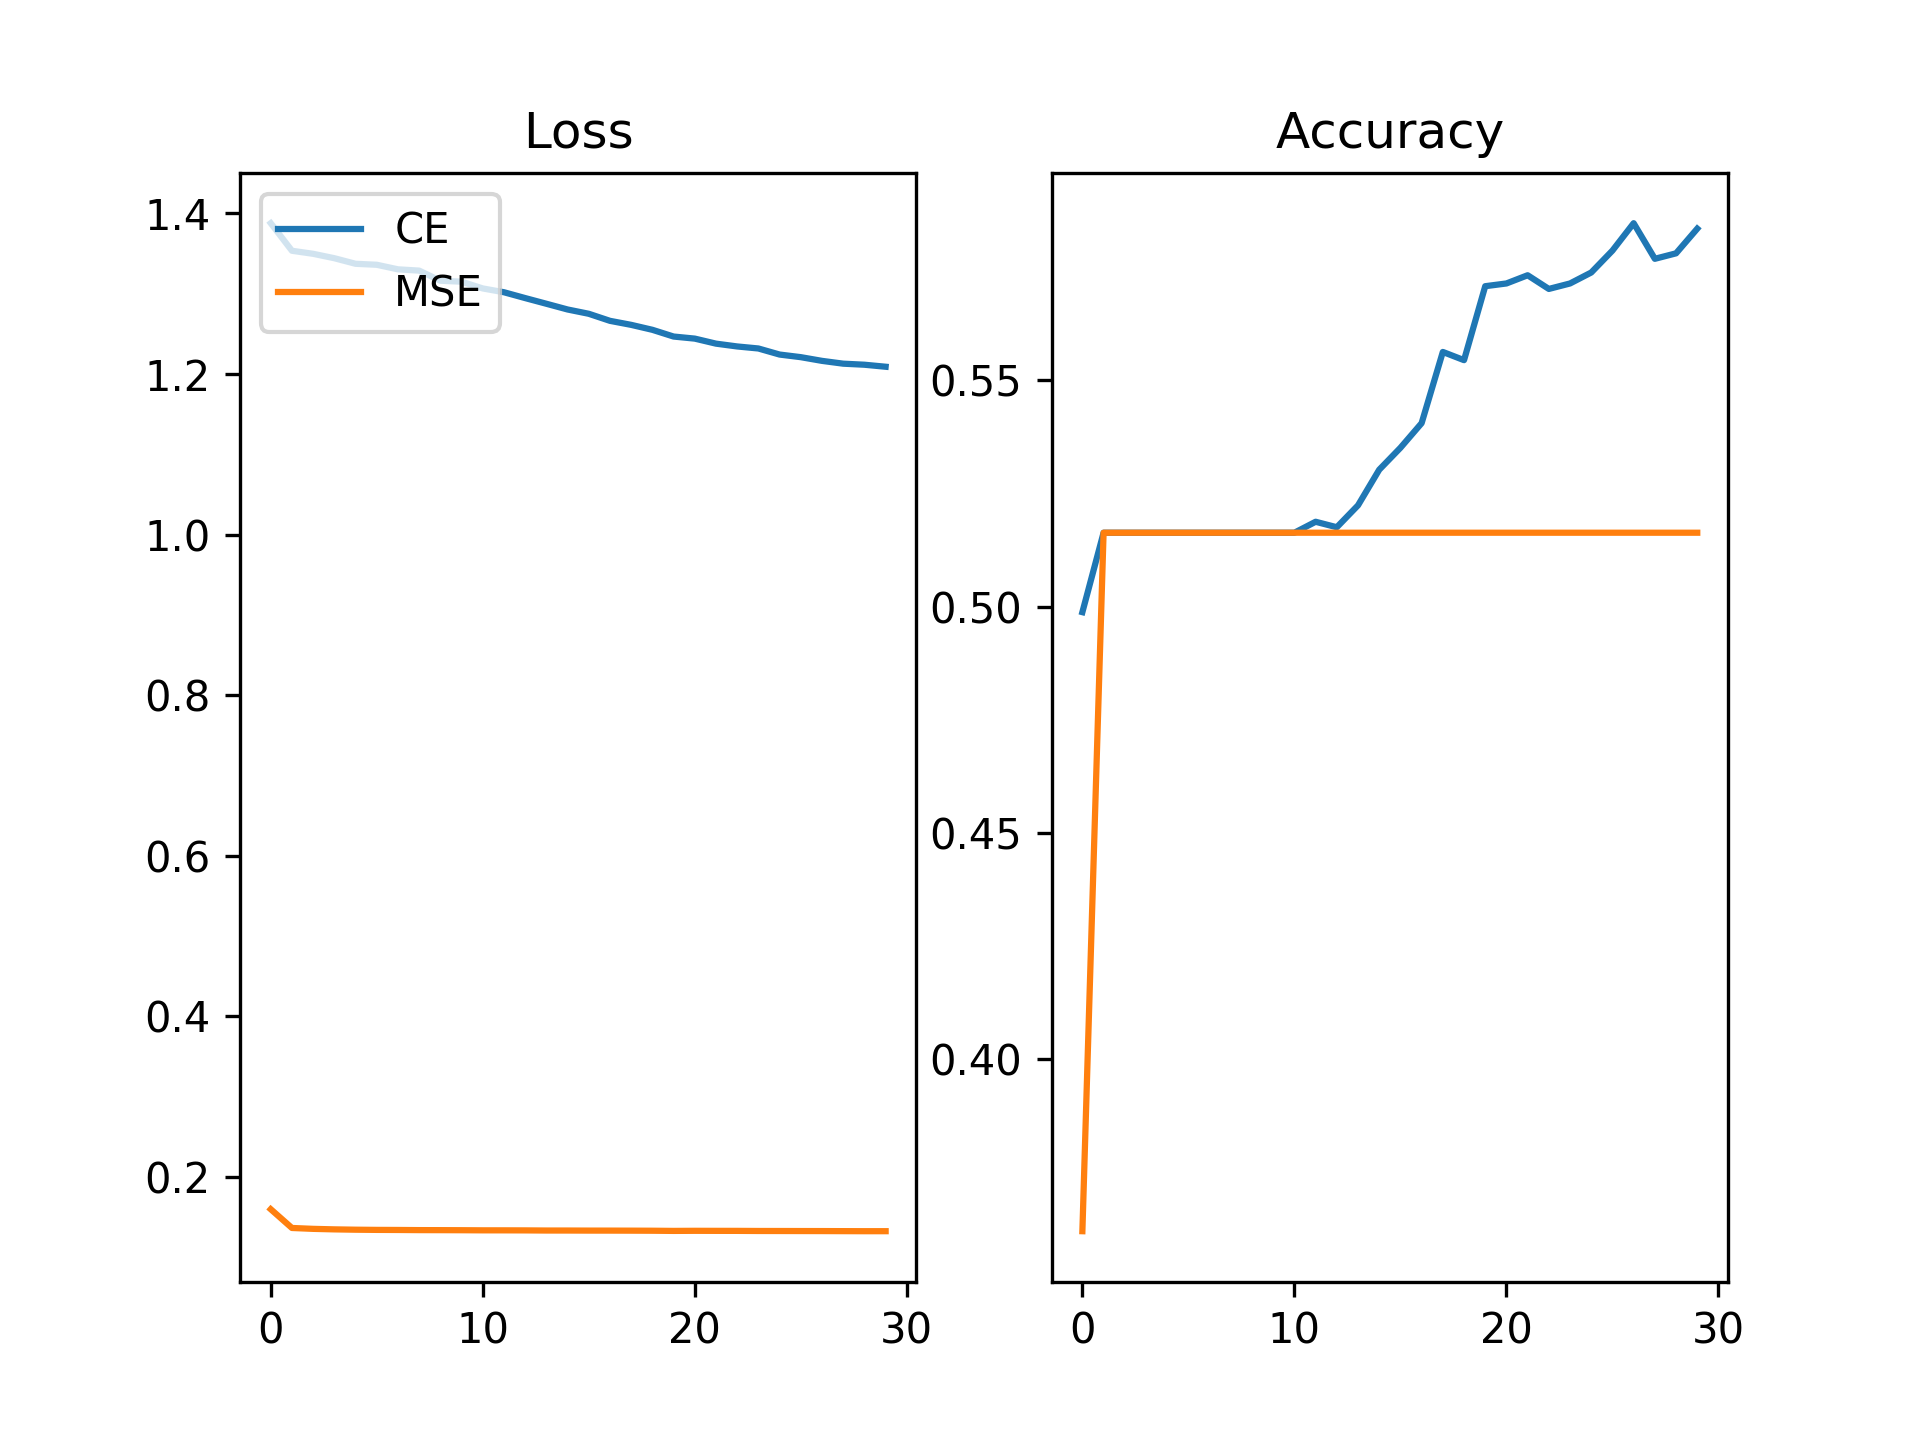

The script that saved this image:
#coding=utf-8
''' Import theano and numpy '''
import theano
import numpy as np
execfile('00_readingInput.py')
# python3
# exec(open('00_readingInput.py').read())

''' Import keras to build a DL model '''
from keras.models import Sequential
from keras.layers.core import Dense, Dropout, Activation

# print 'Building a model whose loss function is categorical_crossentropy'
''' For categorical_crossentropy '''
model_ce = Sequential()
model_ce.add(Dense(128, input_dim=200))
model_ce.add(Activation('sigmoid'))
model_ce.add(Dense(256))
model_ce.add(Activation('sigmoid'))
model_ce.add(Dense(5))
model_ce.add(Activation('softmax'))

# print 'Building a model whose loss function is mean_squared_error'
''' For mean_squared_error '''
model_mse = Sequential()
model_mse.add(Dense(128, input_dim=200))
model_mse.add(Activation('sigmoid'))
model_mse.add(Dense(256))
model_mse.add(Activation('sigmoid'))
model_mse.add(Dense(5))
model_mse.add(Activation('softmax'))

''' Set up the optimizer '''
from keras.optimizers import SGD, Adam, RMSprop, Adagrad
sgd = SGD(lr=0.01,momentum=0.0,decay=0.0,nesterov=False)

''' Compile model with specified loss and optimizer '''
model_ce.compile(loss='categorical_crossentropy',
				optimizer=sgd,
				metrics=['accuracy'])

model_mse.compile(loss= 'mean_squared_error',
              optimizer=sgd,
              metrics=['accuracy'])

''' set the size of mini-batch and number of epochs'''
batch_size = 16
nb_epoch = 30

'''Fit models and use validation_split=0.1 '''
history_ce = model_ce.fit(X_train, Y_train,
							batch_size=batch_size,
							nb_epoch=nb_epoch,
							verbose=0,
							shuffle=True,
                    		validation_split=0.1)

history_mse = model_mse.fit(X_train, Y_train,
							batch_size=batch_size,
							nb_epoch=nb_epoch,
							verbose=0,
							shuffle=True,
                    		validation_split=0.1)

'''Access the loss and accuracy in every epoch'''
loss_ce	= history_ce.history.get('loss')
acc_ce 	= history_ce.history.get('acc')
loss_mse= history_mse.history.get('loss')
acc_mse = history_mse.history.get('acc')

''' Visualize the loss and accuracy of both models'''
import matplotlib.pyplot as plt
plt.figure(0)
plt.subplot(121)
plt.plot(range(len(loss_ce)), loss_ce,label='CE')
plt.plot(range(len(loss_mse)), loss_mse,label='MSE')
plt.title('Loss')
plt.legend(loc='upper left')
plt.subplot(122)
plt.plot(range(len(acc_ce)), acc_ce,label='CE')
plt.plot(range(len(acc_mse)), acc_mse,label='MSE')
plt.title('Accuracy')
plt.savefig('01_lossFuncSelection.png',dpi=300,format='png')
plt.close()
# print 'Result saved into 01_lossFuncSelection.png'
